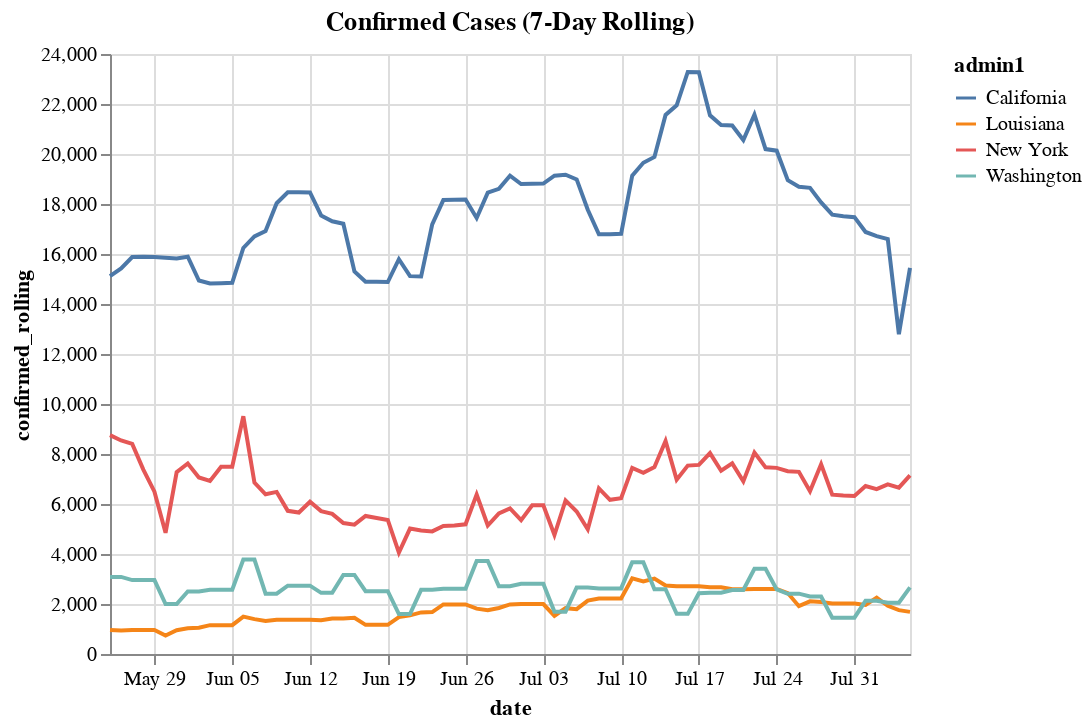

The notebook cell saved with this chart:
### Code cell
cases

### Figure 1 — Vega-Lite specification as saved in the notebook (floating-point values rounded to 4 significant figures; data arrays with more than 128 entries replaced by an {"elided": "..."} marker saying what was removed)
{"config": {"view": {"continuousWidth": 400, "continuousHeight": 300}}, "data": {"name": "data-96115321022e977b7522213a874f72ce"}, "mark": "line", "encoding": {"color": {"type": "nominal", "field": "admin1"}, "x": {"type": "temporal", "field": "date"}, "y": {"type": "quantitative", "field": "confirmed_rolling"}}, "title": "Confirmed Cases (7-Day Rolling)", "$schema": "https://vega.github.io/schema/vega-lite/v4.8.1.json", "datasets": {"data-96115321022e977b7522213a874f72ce": {"elided": "292 records"}}}
